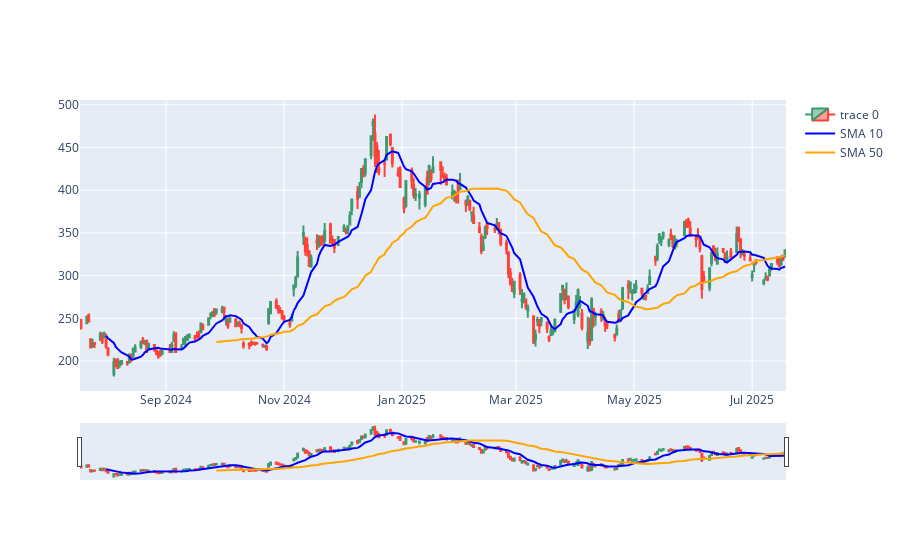

Notebook code cell kept with this figure:
### Code cell
fig = go.Figure(data=[go.Candlestick(
    x=stock_data.index,
    open=stock_data.Open,
    close=stock_data.Close,
    high=stock_data.High,
    low=stock_data.Low
)])

fig.add_trace(go.Scatter(
    x=stock_data.index,
    y=stock_data["SMA 10"],
    mode='lines',
    name='SMA 10',
    line=dict(color='blue')
))

fig.add_trace(go.Scatter(
    x=stock_data.index,
    y=stock_data["SMA 50"],
    mode='lines',
    name='SMA 50',
    line=dict(color='orange')
))


fig.show()

### Figure 1 — Plotly figure (JSON) as saved in the notebook; plotly's stock layout.template omitted (floating-point values rounded to 4 significant figures; data arrays with more than 128 entries replaced by an {"elided": "..."} marker saying what was removed)
{"data": [{"close": {"elided": "250 float values"}, "high": {"elided": "250 float values"}, "low": {"elided": "250 float values"}, "open": {"elided": "250 float values"}, "type": "candlestick", "x": {"elided": "250 str values"}}, {"line": {"color": "blue"}, "mode": "lines", "name": "SMA 10", "type": "scatter", "x": {"elided": "250 str values"}, "y": {"elided": "250 float values"}}, {"line": {"color": "orange"}, "mode": "lines", "name": "SMA 50", "type": "scatter", "x": {"elided": "250 str values"}, "y": {"elided": "250 float values"}}], "layout": {}}
